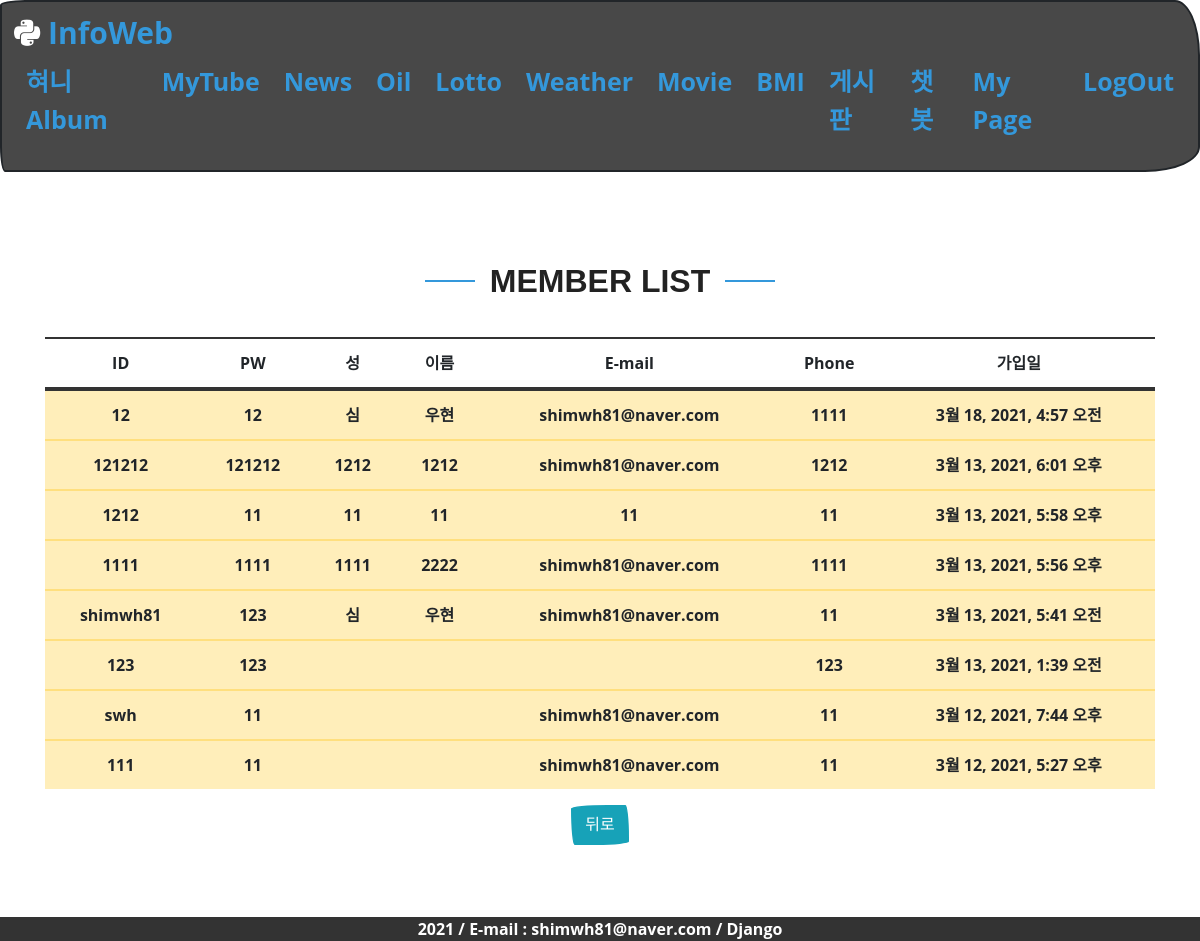
The app's page /member/memlist (signed in) with its own data.
### users/models.py (models this page shows, shortened)
class User(AbstractUser):
    phone = models.CharField(max_length=11)
    regdate = models.DateTimeField(auto_now_add=True)

### users/views.py (the view)
# urls.py: path('memlist', views.memlist, name='memlist'),
def memlist(request):
    memlist = User.objects.exclude(username='admin').order_by('-regdate')
    return render(request,'infoweb/memlist.html', {'memlist':memlist})

### templates/infoweb/memlist.html
{% extends "infoweb/base.html" %}
{% load static %}
{% block content %}
<div  class="form-group">
    <div class="my_title">
        <h1>Member List</h1>
    </div>
  <br>
<table class="table table-hover">
    <thead>
        <tr>
            <th>ID</th>
            <th>PW</th>
            <th>성</th>
            <th>이름</th>
            <th>E-mail</th>
            <th>Phone</th>
            <th>가입일</th>
        </tr>
    </thead>
    <tbody>
    {% for mem in memlist %}
        <tr class="table-warning">
            <td>{{mem.username}}</td>
            <td>{{mem.password}}</td>
            <td>{{mem.last_name}}</td>
            <td>{{mem.first_name}}</td>
            <td>{{mem.email}}</td>
            <td>{{mem.phone}}</td>
            <td>{{mem.regdate}}</td>
        </tr>
    {% endfor %}
    </tbody>
</table>
<a href="{% url 'mypage' %}"><input type="button" class="btn btn-info" value="뒤로"></a>
</div>
{% endblock %}

### static/css/style2.css (style rules this page uses)
:root { --text-color: #3498db; --text-hover: #5faee3; --background-color: #484848; --accent-color: pink; }
html,body { font-family: "Open Sans", sans-serif; margin: 0; padding: 0; height: 100% }
a { color: var(--text-color); text-decoration: none; }
h1, h2, h3, h4, h5, h6 { font-family: "Raleway", sans-serif; }
.my_title { text-align: center; padding-bottom: 5px; }
.my_title h1 { font-size: 32px; font-weight: bold; text-transform: uppercase; position: relative; color: #222222; }
.my_title h1::before, .my_title h1::after { content: ''; width: 50px; height: 2px; background: #3498db; display: inline-block; }
.my_title h1::before { margin: 0 15px 10px 0; }
.my_title h1::after { margin: 0 0 10px 15px; }

### records on screen
User: username "12", password "12", last_name "심", first_name "우현", email "shimwh81@naver.com", phone "1111", regdate "3월 18, 2021, 4:57 오전"
User: username "121212", password "121212", last_name "1212", first_name "1212", email "shimwh81@naver.com", phone "1212", regdate "3월 13, 2021, 6:01 오후"
User: username "1212", password "11", last_name "11", first_name "11", email "11", phone "11", regdate "3월 13, 2021, 5:58 오후"
User: username "1111", password "1111", last_name "1111", first_name "2222", email "shimwh81@naver.com", phone "1111", regdate "3월 13, 2021, 5:56 오후"
User: username "shimwh81", password "123", last_name "심", first_name "우현", email "shimwh81@naver.com", phone "11", regdate "3월 13, 2021, 5:41 오전"
User: username "123", password "123", phone "123", regdate "3월 13, 2021, 1:39 오전"
User: username "swh", password "11", email "shimwh81@naver.com", phone "11", regdate "3월 12, 2021, 7:44 오후"
User: username "111", password "11", email "shimwh81@naver.com", phone "11", regdate "3월 12, 2021, 5:27 오후"
